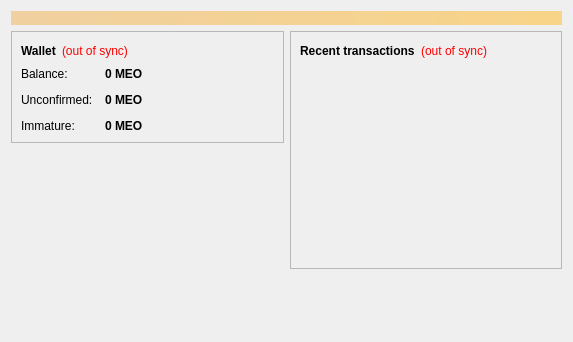
<?xml version="1.0" encoding="UTF-8"?>
<ui version="4.0">
 <class>OverviewPage</class>
 <widget class="QWidget" name="OverviewPage">
  <property name="geometry">
   <rect>
    <x>0</x>
    <y>0</y>
    <width>573</width>
    <height>342</height>
   </rect>
  </property>
  <property name="windowTitle">
   <string>Form</string>
  </property>
  <layout class="QVBoxLayout" name="topLayout">
   <item>
    <widget class="QLabel" name="labelAlerts">
     <property name="visible">
      <bool>false</bool>
     </property>
     <property name="styleSheet">
      <string notr="true">background-color: qlineargradient(x1: 0, y1: 0, x2: 1, y2: 0, stop:0 #F0D0A0, stop:1 #F8D488); color:#000000;</string>
     </property>
     <property name="wordWrap">
      <bool>true</bool>
     </property>
     <property name="margin">
      <number>3</number>
     </property>
    </widget>
   </item>
   <item>
    <layout class="QHBoxLayout" name="horizontalLayout" stretch="1,1">
     <item>
      <layout class="QVBoxLayout" name="verticalLayout_2">
       <item>
        <widget class="QFrame" name="frame">
         <property name="frameShape">
          <enum>QFrame::StyledPanel</enum>
         </property>
         <property name="frameShadow">
          <enum>QFrame::Raised</enum>
         </property>
         <layout class="QVBoxLayout" name="verticalLayout_4">
          <item>
           <layout class="QHBoxLayout" name="horizontalLayout_4">
            <item>
             <widget class="QLabel" name="label_5">
              <property name="font">
               <font>
                <weight>75</weight>
                <bold>true</bold>
               </font>
              </property>
              <property name="text">
               <string>Wallet</string>
              </property>
             </widget>
            </item>
            <item>
             <widget class="QLabel" name="labelWalletStatus">
              <property name="toolTip">
               <string>The displayed information may be out of date. Your wallet automatically synchronizes with the Mecoin network after a connection is established, but this process has not completed yet.</string>
              </property>
              <property name="styleSheet">
               <string notr="true">QLabel { color: red; }</string>
              </property>
              <property name="text">
               <string notr="true">(out of sync)</string>
              </property>
              <property name="alignment">
               <set>Qt::AlignLeading|Qt::AlignLeft|Qt::AlignVCenter</set>
              </property>
             </widget>
            </item>
            <item>
             <spacer name="horizontalSpacer_2">
              <property name="orientation">
               <enum>Qt::Horizontal</enum>
              </property>
              <property name="sizeHint" stdset="0">
               <size>
                <width>40</width>
                <height>20</height>
               </size>
              </property>
             </spacer>
            </item>
           </layout>
          </item>
          <item>
           <layout class="QFormLayout" name="formLayout_2">
            <property name="fieldGrowthPolicy">
             <enum>QFormLayout::AllNonFixedFieldsGrow</enum>
            </property>
            <property name="horizontalSpacing">
             <number>12</number>
            </property>
            <property name="verticalSpacing">
             <number>12</number>
            </property>
            <item row="0" column="0">
             <widget class="QLabel" name="label">
              <property name="text">
               <string>Balance:</string>
              </property>
             </widget>
            </item>
            <item row="0" column="1">
             <widget class="QLabel" name="labelBalance">
              <property name="font">
               <font>
                <weight>75</weight>
                <bold>true</bold>
               </font>
              </property>
              <property name="cursor">
               <cursorShape>IBeamCursor</cursorShape>
              </property>
              <property name="toolTip">
               <string>Your current balance</string>
              </property>
              <property name="text">
               <string notr="true">0 MEO</string>
              </property>
              <property name="textInteractionFlags">
               <set>Qt::LinksAccessibleByMouse|Qt::TextSelectableByKeyboard|Qt::TextSelectableByMouse</set>
              </property>
             </widget>
            </item>
            <item row="1" column="0">
             <widget class="QLabel" name="label_3">
              <property name="text">
               <string>Unconfirmed:</string>
              </property>
             </widget>
            </item>
            <item row="1" column="1">
             <widget class="QLabel" name="labelUnconfirmed">
              <property name="font">
               <font>
                <weight>75</weight>
                <bold>true</bold>
               </font>
              </property>
              <property name="cursor">
               <cursorShape>IBeamCursor</cursorShape>
              </property>
              <property name="toolTip">
               <string>Total of transactions that have yet to be confirmed, and do not yet count toward the current balance</string>
              </property>
              <property name="text">
               <string notr="true">0 MEO</string>
              </property>
              <property name="textInteractionFlags">
               <set>Qt::LinksAccessibleByMouse|Qt::TextSelectableByKeyboard|Qt::TextSelectableByMouse</set>
              </property>
             </widget>
            </item>
            <item row="2" column="0">
             <widget class="QLabel" name="labelImmatureText">
              <property name="text">
               <string>Immature:</string>
              </property>
             </widget>
            </item>
            <item row="2" column="1">
             <widget class="QLabel" name="labelImmature">
              <property name="font">
               <font>
                <weight>75</weight>
                <bold>true</bold>
               </font>
              </property>
              <property name="toolTip">
               <string>Mined balance that has not yet matured</string>
              </property>
              <property name="text">
               <string notr="true">0 MEO</string>
              </property>
              <property name="textInteractionFlags">
               <set>Qt::LinksAccessibleByMouse|Qt::TextSelectableByKeyboard|Qt::TextSelectableByMouse</set>
              </property>
             </widget>
            </item>
           </layout>
          </item>
         </layout>
        </widget>
       </item>
       <item>
        <spacer name="verticalSpacer">
         <property name="orientation">
          <enum>Qt::Vertical</enum>
         </property>
         <property name="sizeHint" stdset="0">
          <size>
           <width>20</width>
           <height>40</height>
          </size>
         </property>
        </spacer>
       </item>
      </layout>
     </item>
     <item>
      <layout class="QVBoxLayout" name="verticalLayout_3">
       <item>
        <widget class="QFrame" name="frame_2">
         <property name="frameShape">
          <enum>QFrame::StyledPanel</enum>
         </property>
         <property name="frameShadow">
          <enum>QFrame::Raised</enum>
         </property>
         <layout class="QVBoxLayout" name="verticalLayout">
          <item>
           <layout class="QHBoxLayout" name="horizontalLayout_2">
            <item>
             <widget class="QLabel" name="label_4">
              <property name="text">
               <string>&lt;b&gt;Recent transactions&lt;/b&gt;</string>
              </property>
             </widget>
            </item>
            <item>
             <widget class="QLabel" name="labelTransactionsStatus">
              <property name="toolTip">
               <string>The displayed information may be out of date. Your wallet automatically synchronizes with the Mecoin network after a connection is established, but this process has not completed yet.</string>
              </property>
              <property name="styleSheet">
               <string notr="true">QLabel { color: red; }</string>
              </property>
              <property name="text">
               <string notr="true">(out of sync)</string>
              </property>
              <property name="alignment">
               <set>Qt::AlignRight|Qt::AlignTrailing|Qt::AlignVCenter</set>
              </property>
             </widget>
            </item>
            <item>
             <spacer name="horizontalSpacer">
              <property name="orientation">
               <enum>Qt::Horizontal</enum>
              </property>
              <property name="sizeHint" stdset="0">
               <size>
                <width>40</width>
                <height>20</height>
               </size>
              </property>
             </spacer>
            </item>
           </layout>
          </item>
          <item>
           <widget class="QListView" name="listTransactions">
            <property name="styleSheet">
             <string notr="true">QListView { background: transparent; }</string>
            </property>
            <property name="frameShape">
             <enum>QFrame::NoFrame</enum>
            </property>
            <property name="verticalScrollBarPolicy">
             <enum>Qt::ScrollBarAlwaysOff</enum>
            </property>
            <property name="horizontalScrollBarPolicy">
             <enum>Qt::ScrollBarAlwaysOff</enum>
            </property>
            <property name="selectionMode">
             <enum>QAbstractItemView::NoSelection</enum>
            </property>
           </widget>
          </item>
         </layout>
        </widget>
       </item>
       <item>
        <spacer name="verticalSpacer_2">
         <property name="orientation">
          <enum>Qt::Vertical</enum>
         </property>
         <property name="sizeHint" stdset="0">
          <size>
           <width>20</width>
           <height>40</height>
          </size>
         </property>
        </spacer>
       </item>
      </layout>
     </item>
    </layout>
   </item>
  </layout>
 </widget>
 <resources/>
 <connections/>
</ui>
